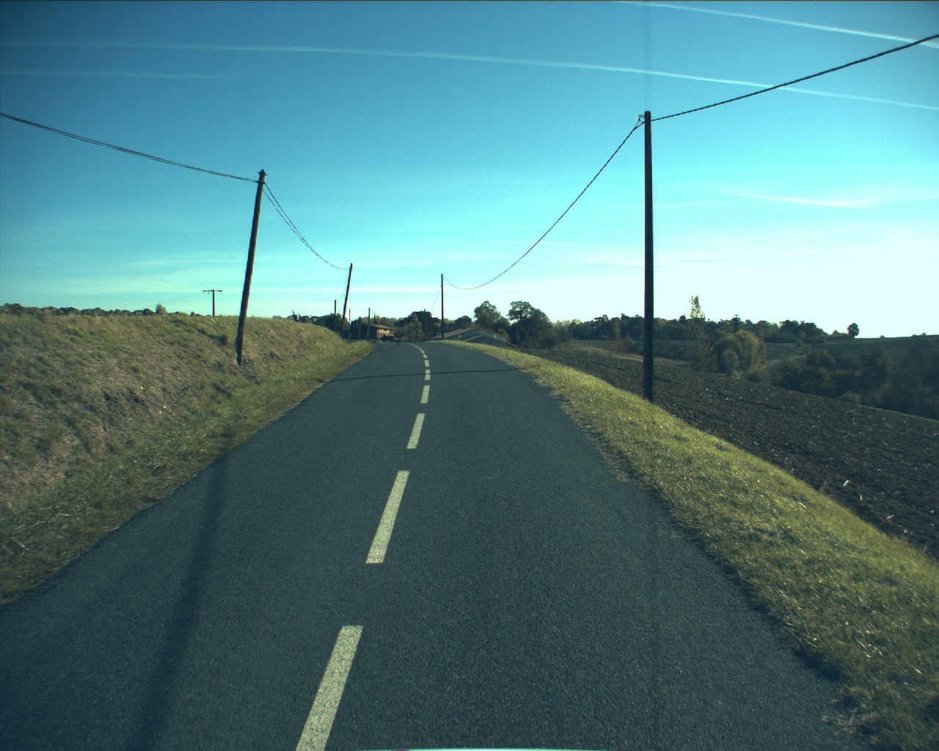
#> input picture road.jpeg, 939 x 751 px, shrunk from 1280 x 1024 before the run
$ python detectionline.py
#> lines starting #> are read from the running program, lines starting #| are printed output that depends on the picture; after the words box and inside, x2 and y2 are one past the last pixel; in counts of white or black regions, pixels touching at a corner belong together
import cv2
import numpy as np

img=cv2.imread("road.jpeg")  # read rgb image
#> img is the input picture: shape (751, 939, 3); mean B, G, R 130.4, 126.8, 83.6
gray=cv2.cvtColor(img, cv2.COLOR_BGR2GRAY)    # convert bgr image to gray
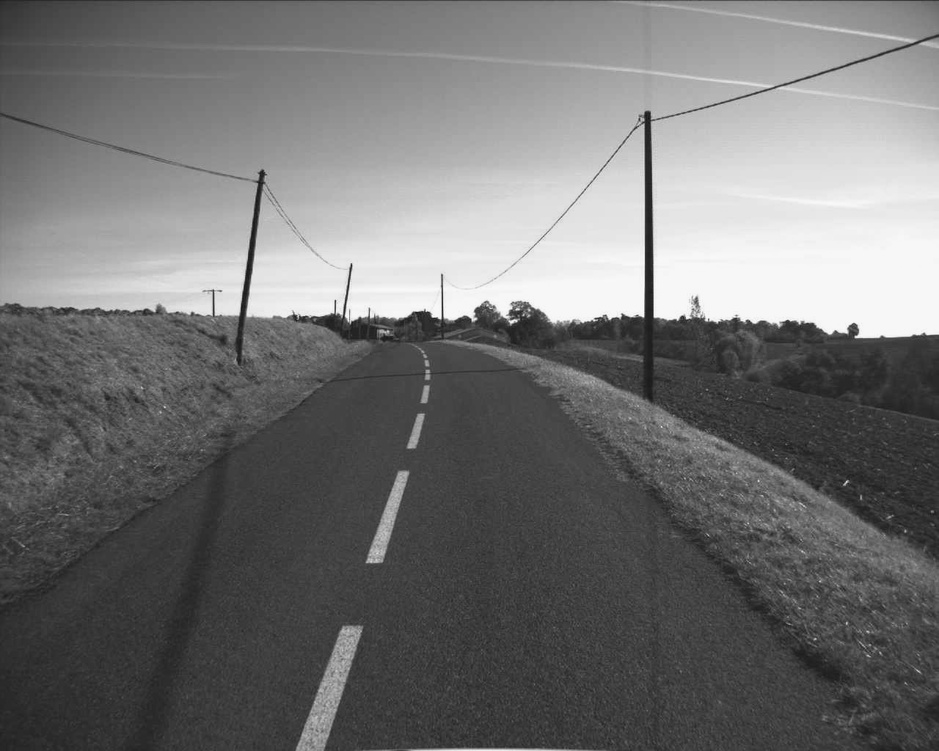
#> gray: shape (751, 939); min 19, max 255, mean 114.3


blur=cv2.GaussianBlur(gray,(5,5),0)  #use 5*5 Gaussian kernel for image smoothing

edges=cv2.Canny(blur,75,150)         # use canny for edge detection in smooth image
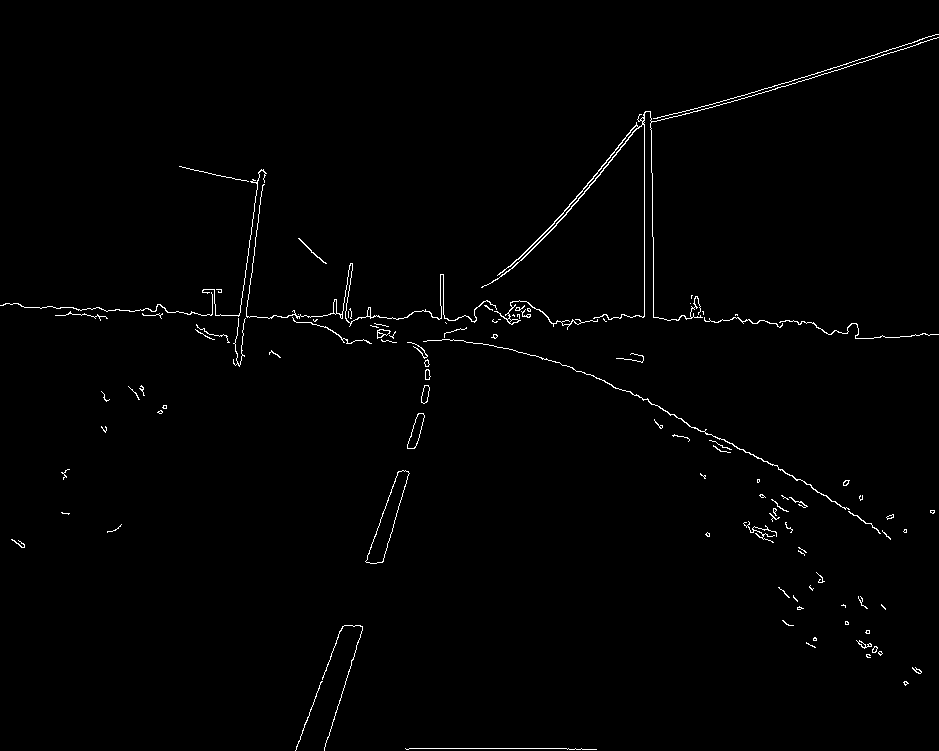
#> edges: shape (751, 939); 1% white in thin lines or dots

width=img.shape[1]
#> width = 939
height=img.shape[0]
#> height = 751

mask = np.zeros([height, width])     # create a mask so that we take only detected region point(edge) on it

def region(mask):
    for i in range(height):
        for j in range(width):
            if i > -(height/width)*j + height and i > (height/width)*j:
               mask[i,j] = 1
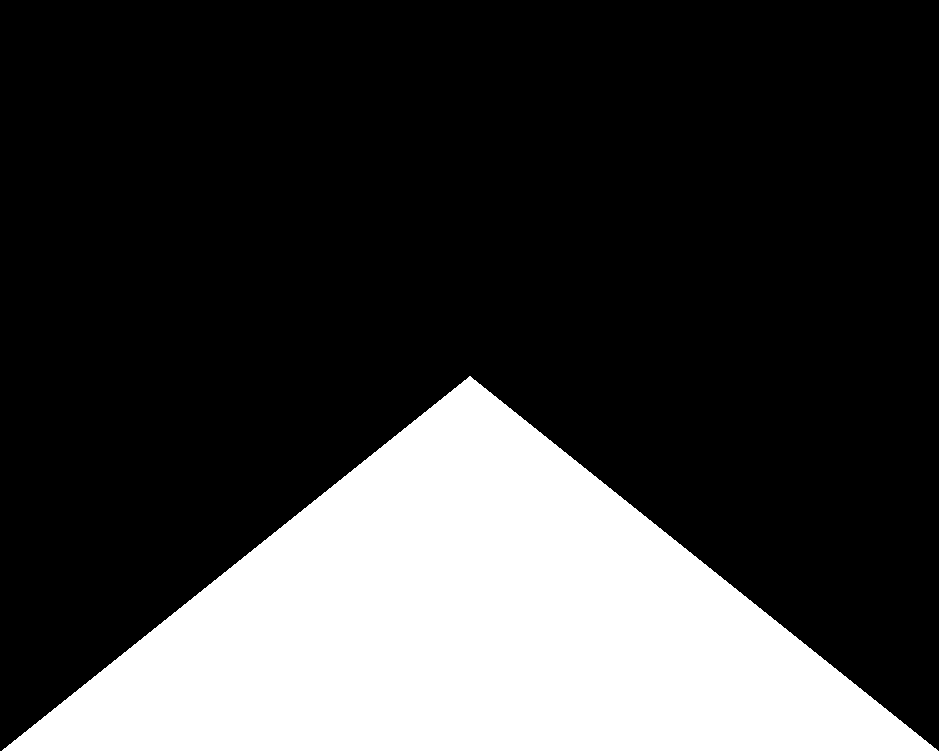
#> mask: shape (751, 939) float64; values 0 (black) and 1 (white), 24.9% white; 1 white region, box (x1, y1, x2, y2) and area: (2, 376, 938, 751) 175782
    return mask       # sensor light only detect downhalf area edge so we find those edges


mask1 = region(mask)   # call region
detected_edge = edges*mask1     # then we multply edge with mask
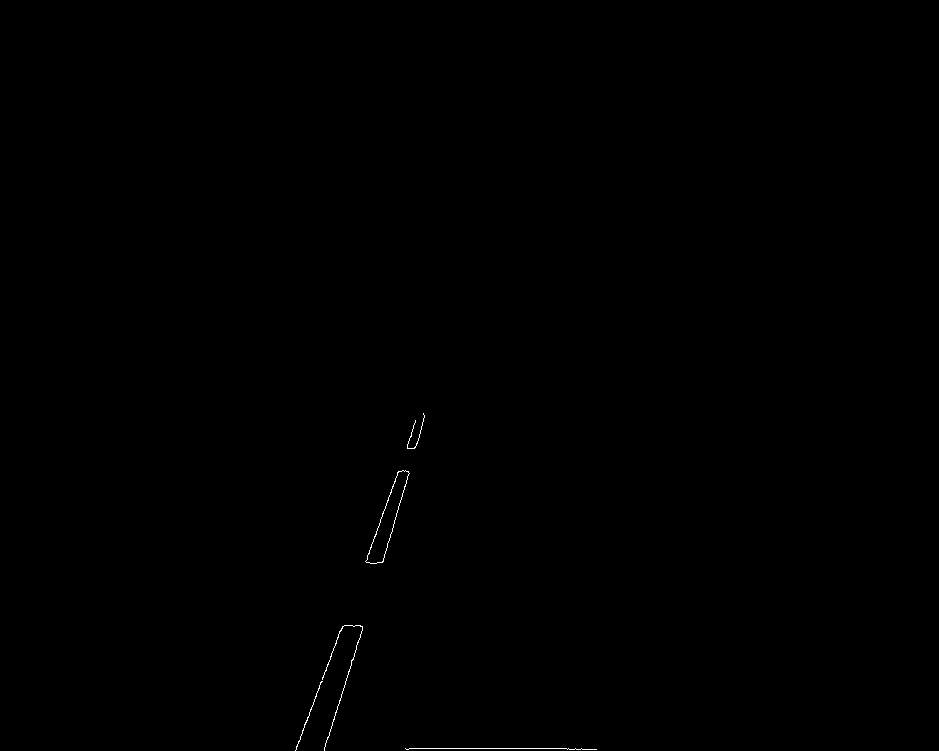
#> detected_edge: shape (751, 939) float64; 0.11% white in thin lines or dots, all inside (x1, y1, x2, y2) = (295, 413, 597, 751)


cv2.imshow("IMG", detected_edge)
cv2.waitKey(0)
